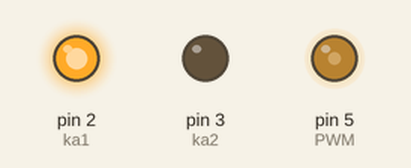
Bench run of a sketch on a simulated Arduino Uno, built with avr-gcc and run on an emulated ATmega328P. Shown: output pins drawn as LEDs (lit = HIGH). What the sketch prints to the serial monitor is not drawn.

Above: at 0.1 s.
At 7.6 s:
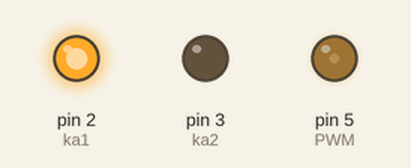
At 12.6 s:
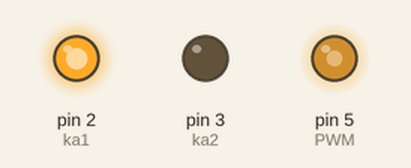
At 18.1 s:
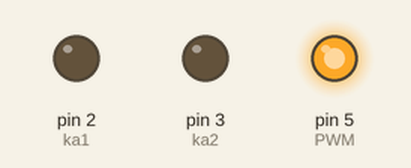
At 33.1 s:
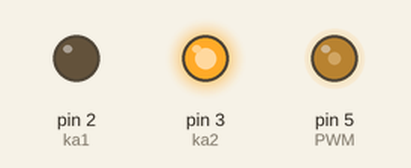
At 36.1 s:
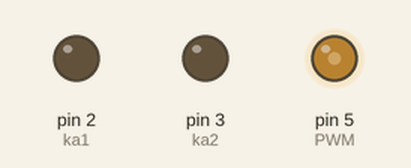
Timing chart, 0 to 38.5 s (numbered marks = the images above):
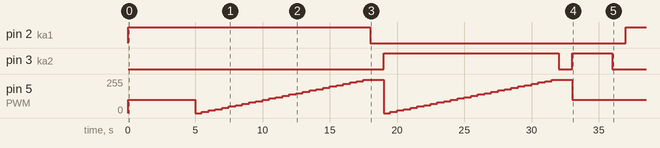

Measured:
- by itself, pin 2 (ka1): LOW → HIGH at 0.00 s, → LOW 18.0 s later, → HIGH 19.0 s later
- by itself, pin 3 (ka2): LOW → HIGH at 19.0 s, → LOW 13.0 s later, → HIGH 1.0 s later, → LOW 3.0 s later

The sketch:

PWM_DriverHW095.ino
```cpp
int ka1 = 2;
int ka2 = 3;
int PWM = 5;

void setup() {
  // put your setup code here, to run once:
  Serial.begin(115200);
  pinMode(ka1, OUTPUT);
  pinMode(ka2, OUTPUT);
  pinMode(PWM,OUTPUT);
}

void loop() {
  // put your main code here, to run repeatedly:
  digitalWrite(ka1, HIGH);
  digitalWrite(ka2, LOW);
  analogWrite(PWM,100);
  Serial.println("max kiri");
  delay(5000);

  for (int i = 0; i <= 255; i += 10)
  {
    digitalWrite(ka1, HIGH);
    digitalWrite(ka2, LOW);
    analogWrite(PWM,i);
    Serial.print(String(i) +"  ..  ");
    delay(500);
  }

  digitalWrite(ka1, LOW);
  digitalWrite(ka2, LOW);
  Serial.println("off");
  delay(1000);

  for (int i = 0; i <= 255; i += 10)
  {
    analogWrite(ka1, LOW);
    digitalWrite(ka2, HIGH);
    analogWrite(PWM,i);
    Serial.print(String(i) +"  ..  ");
    delay(500);
  }

  digitalWrite(ka1, LOW);
  digitalWrite(ka2, LOW);
  Serial.println("off");
  delay(1000);

  digitalWrite(ka1, LOW);
  digitalWrite(ka2, HIGH);
  analogWrite(PWM,100);
  Serial.println("max kanan");
  delay(3000);

  digitalWrite(ka1, LOW);
  digitalWrite(ka2, LOW);
  Serial.println("off");
  delay(1000);
}
```
